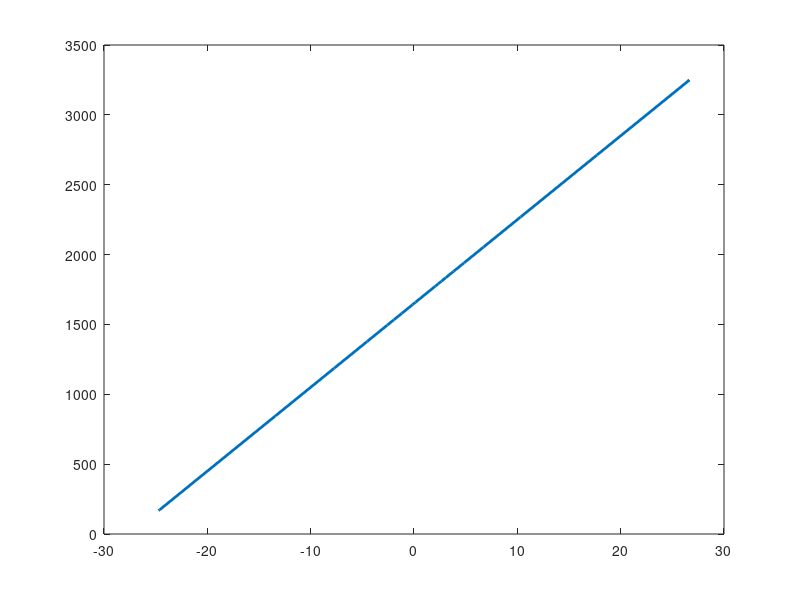

Write the MATLAB code that produced this figure. (Note: this script raises an error after producing the figure.)
database_North = [3240.87, 3248.83, 2712.77, 2269.09, 2053.57, 1941.35, 1878.73, 1835.19, 1808.20, 1790.88, 1774.10];
database_South = [166.94, 174.50, 844.49, 1186.80, 1377.76, 1494.05, 1533.74, 1578.79, 1641.73, 1658.42, 1658.96];

distance = [13, 16, 19, 22, 25, 28, 31, 34, 37, 40, 43];

combined_data = [database_South,flip(database_North)]; % Combine North and South data for further analysis
database_North = (database_North-1650)/60;
database_South = (database_South-1650)/60;
middle = mean([database_North(end), database_South(end)]);
combined_data2 = [database_South,flip(database_North)];



figure;
plot(combined_data2, combined_data, 'DisplayName', 'no Shield', 'LineWidth', 2);
hold on;
xline(0, 'w--', 'DisplayName', 'ref line', 'LineWidth', 2);
xline(middle,'r--', 'DisplayName', 'Middle Value', 'LineWidth', 2)
xlabel('Magnetic Flux Density(mT)');
ylabel('Vout(mV)');
title('กราฟแสดงความสัมพันธ์ระหว่าง Vout และ Magnetic Flux Density (no Shield)');
grid on;
legend show;

% yline(0, 'r--', 'DisplayName', 'Magnetic flux density at 0 mT', 'LineWidth', 2);
% hold on;
% plot(distance, database_North, 'DisplayName', 'North Data', 'LineWidth', 2);
% hold on;
% plot(distance, database_South, 'DisplayName', 'South Data', 'LineWidth', 2);
% xlabel('Distance(mm)');
% ylabel('Magnetic Fluxdensity(mT)');
% title('กราฟแสดงแนวโน้มระหว่างค่าเฉลี่ย Magnetic Fluxdensity และ ระยะห่างของแม่เหล็กและเซ็นเซอร์ (no Shield)');
% grid on;
% legend show;